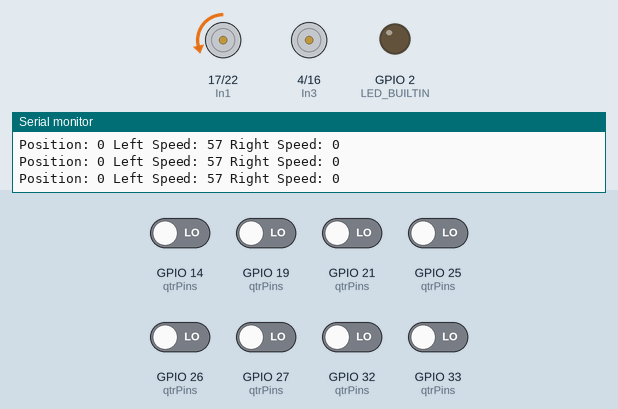
A sketch run on a simulated ESP32. Parts: motor-driver pin pairs drawn as motors (green arrow = first pin HIGH = forward, orange = second pin HIGH = backward, longer = more drive, scaled by the enable pin), output pins drawn as LEDs (lit = HIGH), the last lines printed to the serial monitor. Inputs (shaded band) come from the test bench; at power-on: GPIO 14 (qtrPins), GPIO 19 (qtrPins), GPIO 21 (qtrPins), GPIO 25 (qtrPins), GPIO 26 (qtrPins), GPIO 27 (qtrPins), GPIO 32 (qtrPins), GPIO 33 (qtrPins) LOW.

Above: at 11.6 s.
11.7 s: GPIO 25 (qtrPins) driven HIGH
At 12.9 s:
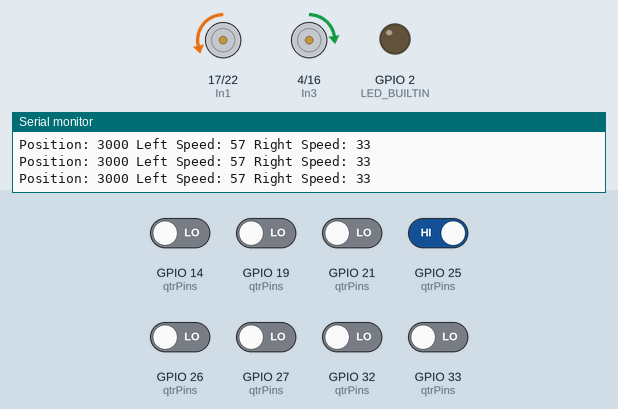
13.2 s: GPIO 14 (qtrPins) driven HIGH
At 13.7 s:
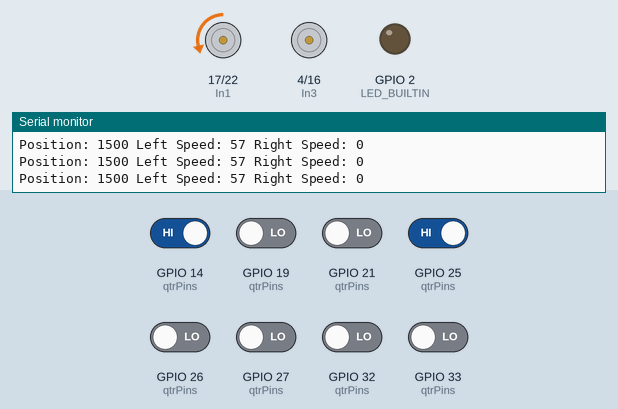
16.2 s: GPIO 26 (qtrPins) driven HIGH
At 17.1 s:
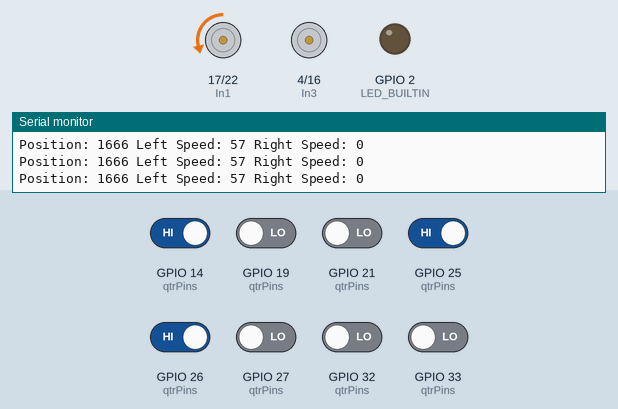
19.2 s: GPIO 19 (qtrPins) driven HIGH
At 20.0 s:
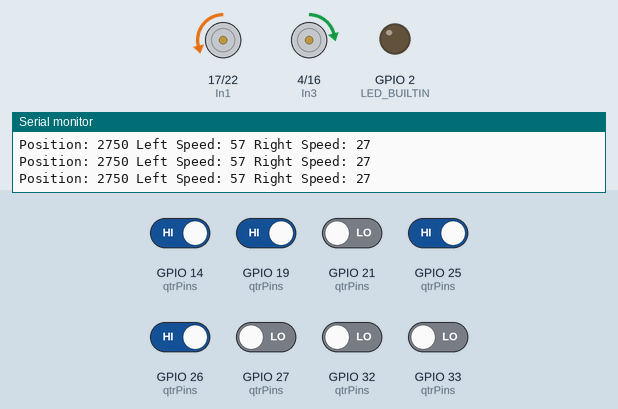
22.2 s: GPIO 21 (qtrPins) driven HIGH
At 22.9 s:
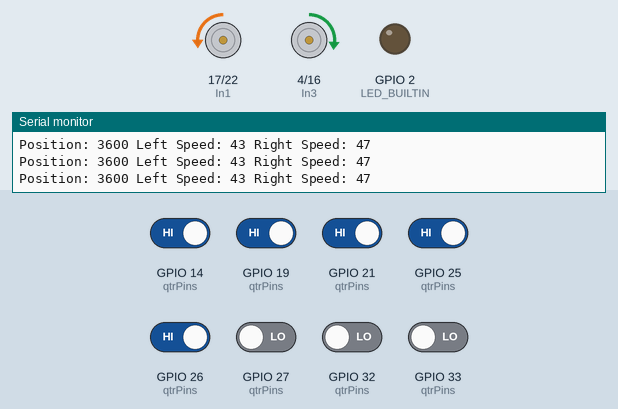
23.7 s: GPIO 27 (qtrPins) driven HIGH
At 24.6 s:
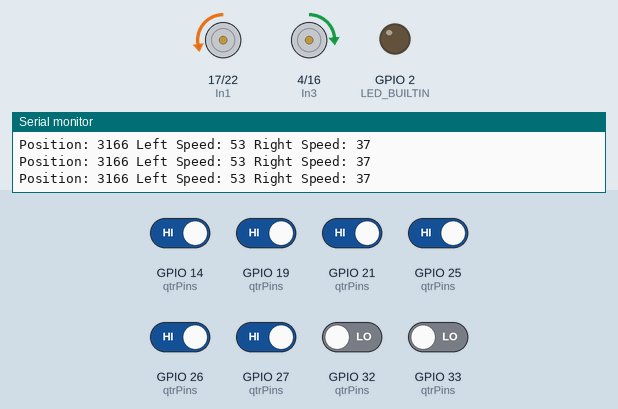
Timing chart, 0 to 26.2 s (numbered marks = the images above; inputs shaded):
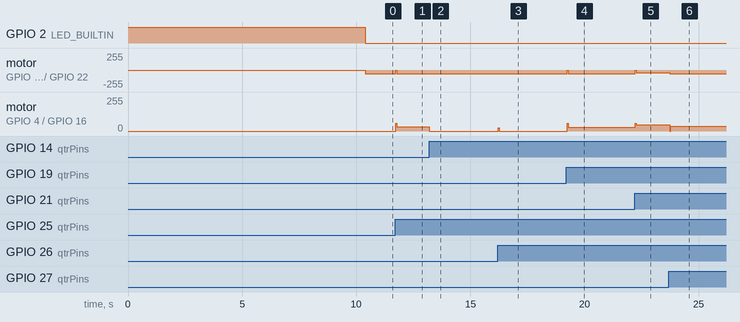

The sketch:

Code_PID.ino
```cpp
#include <QTRSensors.h>
#define LED_BUILTIN 2

QTRSensors qtr;

const uint8_t SensorCount = 8;
uint16_t sensorValues[SensorCount];

// PID constants
const float Kp = 0.025; // Proportional gain
const float Kd = 0.16;  // Derivative gain

// Motor driver pins
const uint8_t enableA = 15; // Enable pin for left motor
const uint8_t enableB = 5;  // Enable pin for right motor
const uint8_t In1 = 17;     // In1 for left motor
const uint8_t In2 = 22;     // In2 for left motor
const uint8_t In3 = 4;     // In3 for right motor
const uint8_t In4 = 16;      // In4 for right motor

// QTR sensor pins
const uint8_t ledOn = 12;  // Emitter pin
const uint8_t qtrPins[] = {14, 27, 26, 25, 33, 32, 19, 21};

// Motor speeds
const int baseSpeed = 45; // Base speed
const int maxSpeed = 57;  // Maximum speed

int lastError = 0;

void setup() {
  // Configure QTR sensor
  qtr.setTypeRC();
  qtr.setSensorPins(qtrPins, SensorCount);
  qtr.setEmitterPin(ledOn);

  // Calibrate QTR sensors
  pinMode(LED_BUILTIN, OUTPUT);
  digitalWrite(LED_BUILTIN, HIGH); // Turn on LED to indicate calibration
  for (uint16_t i = 0; i < 400; i++) {
    qtr.calibrate();
    delay(1); // 1 ms delay
  }
  digitalWrite(LED_BUILTIN, LOW); // Turn off LED after calibration

  // Initialize motor pins
  pinMode(enableA, OUTPUT);
  pinMode(enableB, OUTPUT);
  pinMode(In1, OUTPUT);
  pinMode(In2, OUTPUT);
  pinMode(In3, OUTPUT);
  pinMode(In4, OUTPUT);

  // Start serial communication
  Serial.begin(9600);
}

void loop() {
  // Read the position of the line
  uint16_t position = qtr.readLineBlack(sensorValues);

  // Calculate the error
  int error = position - 3500;

  // Calculate PID terms
  int proportional = error;
  int derivative = error - lastError;
  int turn = Kp * proportional + Kd * derivative;

  // Compute motor speeds
  int leftSpeed = baseSpeed - turn;
  int rightSpeed = baseSpeed + turn;

  // Ensure motor speeds are within bounds
  leftSpeed = constrain(leftSpeed, 0, maxSpeed);
  rightSpeed = constrain(rightSpeed, 0, maxSpeed);

  // Set motor speed
  analogWrite(enableA, leftSpeed);
  analogWrite(enableB, rightSpeed);

  // Control motor direction for left motor
  if (leftSpeed > 0) {
    digitalWrite(In1, LOW);
    digitalWrite(In2, HIGH);
  } else {
    digitalWrite(In1, HIGH);
    digitalWrite(In2, LOW);
  }

  // Control motor direction for right motor (adjusted)
  if (rightSpeed > 0) {
    digitalWrite(In3, HIGH); // Forward motion for right motor
    digitalWrite(In4, LOW);
  } else {
    digitalWrite(In3, LOW); // Reverse motion for right motor
    digitalWrite(In4, HIGH);
  }

  // Update last error
  lastError = error;

  // Debugging output
  Serial.print("Position: ");
  Serial.print(position);
  Serial.print(" Left Speed: ");
  Serial.print(leftSpeed);
  Serial.print(" Right Speed: ");
  Serial.println(rightSpeed);

  delay(10); //Delay for loop
}
```

Measured:
- after the input at 11.7 s, motor on GPIO 17 (In1) / GPIO 22 (In2): backward 57/255 → stopped at once, → backward 57/255 0.05 s later; motor on GPIO 4 (In3) / GPIO 16 (In4): stopped → forward 33/255 at once
- after the input at 13.2 s, motor on GPIO 4 (In3) / GPIO 16 (In4): forward 33/255 → stopped at once
- after the input at 16.2 s, motor on GPIO 4 (In3) / GPIO 16 (In4): stopped → forward 26/255 at once, → stopped 0.05 s later
- after the input at 19.2 s, motor on GPIO 17 (In1) / GPIO 22 (In2): backward 57/255 → stopped at once, → backward 57/255 0.05 s later; motor on GPIO 4 (In3) / GPIO 16 (In4): stopped → forward 27/255 at once
- after the input at 22.2 s, motor on GPIO 17 (In1) / GPIO 22 (In2): backward 57/255 → backward 43/255 at once; motor on GPIO 4 (In3) / GPIO 16 (In4): forward 27/255 → forward 47/255 at once
- after the input at 23.7 s, motor on GPIO 17 (In1) / GPIO 22 (In2): backward 43/255 → backward 53/255 at once; motor on GPIO 4 (In3) / GPIO 16 (In4): forward 47/255 → forward 37/255 at once
